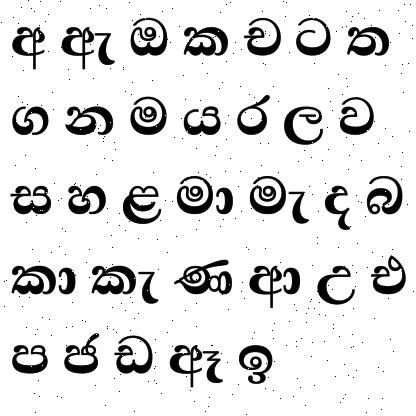
#> input picture datasets/train/images/0_2_jpg.rf.76b9c6cba32571b357830b5f3e74db1a.jpg, 416 x 416 px, found by its file name; its folder holds only this picture in this run
$ python Image_gen.py
#> lines starting #> are read from the running program, lines starting #| are printed output that depends on the picture
import os

import cv2

folder = r"C:\Users\timni\PycharmProjects\Yolo\datasets\train\images"

# load each image in the folder
for filename in os.listdir(folder):
    img = cv2.imread(os.path.join(folder, filename))
#> img is the input picture: shape (416, 416, 3); min 0, max 255, mean 223.6
    if img is not None:
        # blur the image
        blur = cv2.GaussianBlur(img, (5, 5), 0)
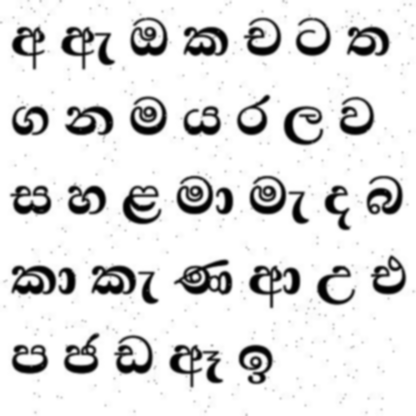
#> blur: shape (416, 416, 3); min 1, max 255, mean 223.6
        blur2 = cv2.blur(img, (5, 5))
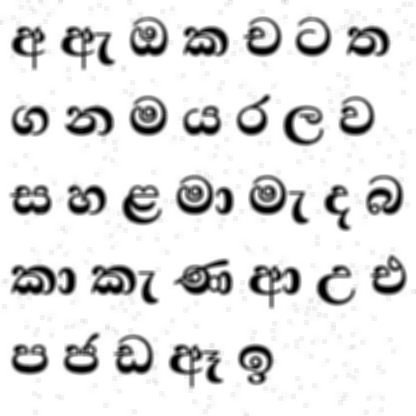
#> blur2: shape (416, 416, 3); min 0, max 255, mean 223.6
        blur3 = cv2.medianBlur(img, 5)
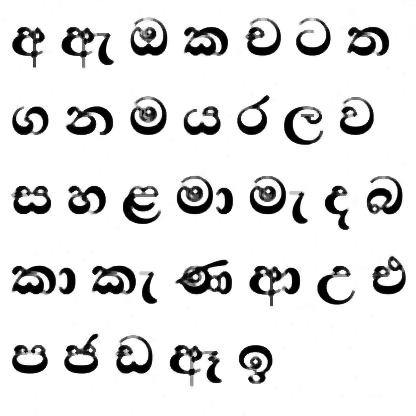
#> blur3: shape (416, 416, 3); min 0, max 255, mean 225.7

        # medium level of blur
        blur4 = cv2.GaussianBlur(img, (9, 9), 0)
        blur5 = cv2.blur(img, (9, 9))
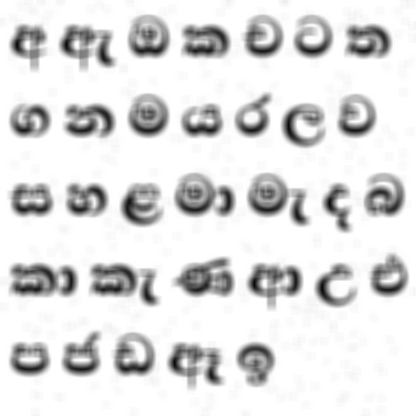
#> blur5: shape (416, 416, 3); min 8, max 255, mean 223.6
        blur6 = cv2.medianBlur(img, 9)
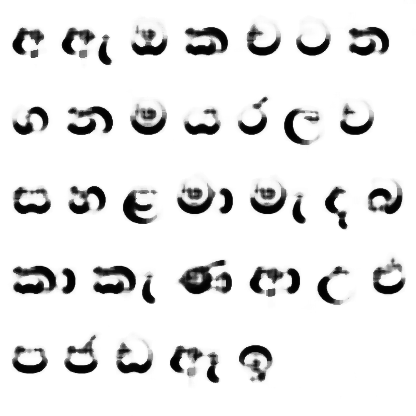
#> blur6: shape (416, 416, 3); min 0, max 255, mean 230.8

        # high level of blur
        blur7 = cv2.GaussianBlur(img, (15, 15), 0)
        blur8 = cv2.blur(img, (15, 15))
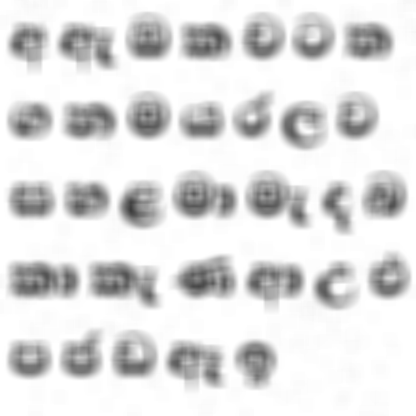
#> blur8: shape (416, 416, 3); min 60, max 255, mean 223.6
        blur9 = cv2.medianBlur(img, 15)
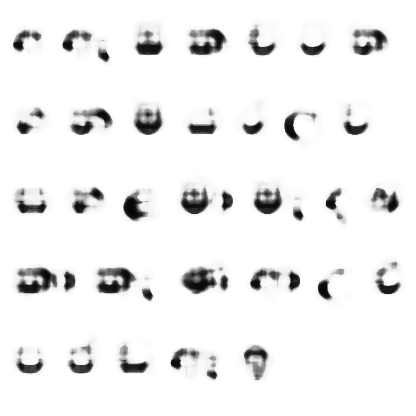
#> blur9: shape (416, 416, 3); min 5, max 255, mean 239.7

        # save the image with filename = filename + blurtype + blurlevel + .jpg (e.g. 0_2_jpg.rf.76b9c6cba32571b357830b5f3e74db1a_blur5.jpg) in respective folder
        cv2.imwrite(r"C:\Users\timni\PycharmProjects\Yolo\datasets\sr\images\low\gaussian\low_gaussian_" + filename,
                    blur)
        cv2.imwrite(r"C:\Users\timni\PycharmProjects\Yolo\datasets\sr\images\low\blur\low_blur" + filename, blur2)
        cv2.imwrite(r"C:\Users\timni\PycharmProjects\Yolo\datasets\sr\images\low\median\low_median" + filename, blur3)

        cv2.imwrite(
            r"C:\Users\timni\PycharmProjects\Yolo\datasets\sr\images\medium\gaussian\medium_gaussian_" + filename,
            blur4)
        cv2.imwrite(r"C:\Users\timni\PycharmProjects\Yolo\datasets\sr\images\medium\blur\medium_blur_" + filename,
                    blur5)
        cv2.imwrite(r"C:\Users\timni\PycharmProjects\Yolo\datasets\sr\images\medium\median\medium_median_" + filename,
                    blur6)

        cv2.imwrite(r"C:\Users\timni\PycharmProjects\Yolo\datasets\sr\images\high\gaussian\high_gaussian_" + filename,
                    blur7)
        cv2.imwrite(r"C:\Users\timni\PycharmProjects\Yolo\datasets\sr\images\high\blur\high_blur_" + filename, blur8)
        cv2.imwrite(r"C:\Users\timni\PycharmProjects\Yolo\datasets\sr\images\high\median\high_median_" + filename,
                    blur9)

        print(filename)

$ run again, on datasets/train/images/11_1_jpg.rf.33bcf353816865e127de101025e57951.jpg
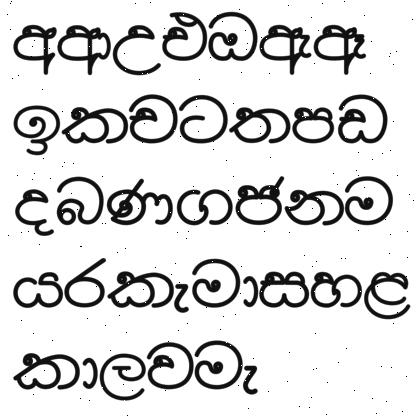
#> input picture datasets/train/images/11_1_jpg.rf.33bcf353816865e127de101025e57951.jpg, 416 x 416 px, found by its file name
#> img is the input picture: shape (416, 416, 3); min 0, max 255, mean 218
#> `blur8 = cv2.blur(img, (15, 15))`:
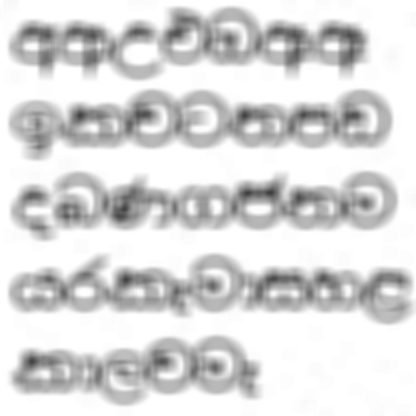
#> blur8: shape (416, 416, 3); min 61, max 255, mean 218
#> `blur9 = cv2.medianBlur(img, 15)`:
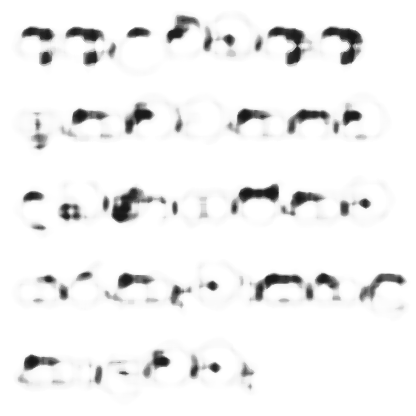
#> blur9: shape (416, 416, 3); min 22, max 255, mean 241.4
